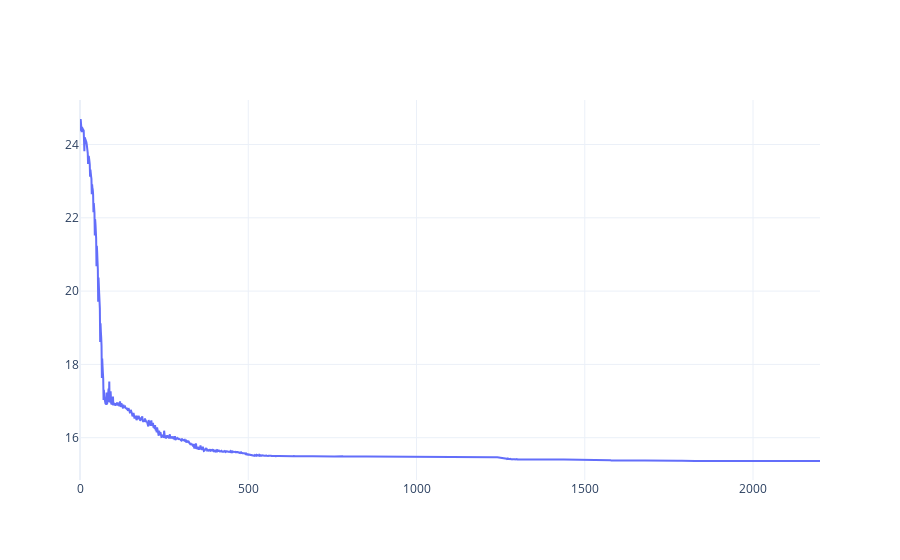

The cell this chart's notebook holds for it:
### Code cell
mat = np.array(
  [
    [0, 1, 1, 1, 1],
    [1, 0, 0, 0, 0],
    [1, 0, 0, 0, 0],
    [1, 0, 0, 0, 0],
    [1, 0, 0, 0, 0],
  ]
)
lsm = LSM()
sol = lsm.compute_lsm(X=mat)

fig = go.Figure()
fig.add_trace(
  go.Scatter(
    y=lsm.track_negloklik,
    mode="lines",
    name="Negative log-likelihood",
  )
)

### Figure 1 — Plotly figure (JSON) as saved in the notebook; plotly's stock layout.template omitted (floating-point values rounded to 4 significant figures; data arrays with more than 128 entries replaced by an {"elided": "..."} marker saying what was removed)
{"data": [{"mode": "lines", "name": "Negative log-likelihood", "type": "scatter", "y": {"elided": "2200 float values"}}], "layout": {}}
